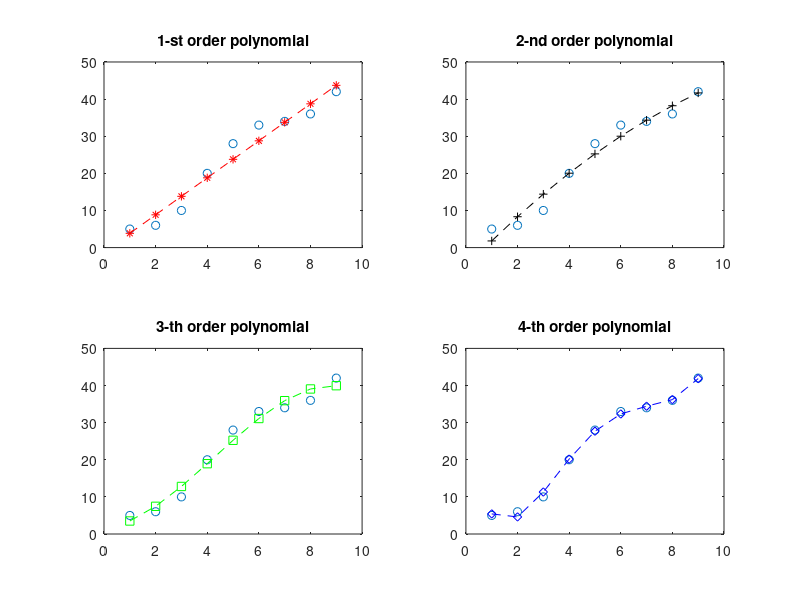

This figure's MATLAB source:
%% Polyfit for the different order of polynomial & MS error evaluation

x=1:9;
y=[ 5 6 10 20 28 33 34 36 42 ];
coeff1=polyfit(x,y,1);
coeff2=polyfit(x,y,2);
coeff3=polyfit(x,y,3);
coeff4=polyfit(x,y,4);
figure(1);subplot(221);
plot(x,y,'o',x,polyval(coeff1,x),'--*r');
title('1-st order polynomial')
subplot(222);
plot(x,y,'o',x,polyval(coeff2,x),'--+k');
title('2-nd order polynomial')
subplot(223);
plot(x,y,'o',x,polyval(coeff3,x),'--sg');
title('3-th order polynomial')
subplot(224);
plot(x,y,'o',x,polyval(coeff4,x),'--db');
title('4-th order polynomial')
%% evaluate the goodness of the fitting :
% J: square error r2: r mean square eror 
ym=mean(y);
for k=1:4
           eval(['str=','coeff',int2str(k),';']);
           J(k)=sum((polyval(str,x)-y).^2);
           S(k)=sum((y-ym).^2);
           r2(k)=1-J(k)/S(k);
end
order=[ 1 2 3 4]';
disp([ order J' r2' ])
disp(S(1))
